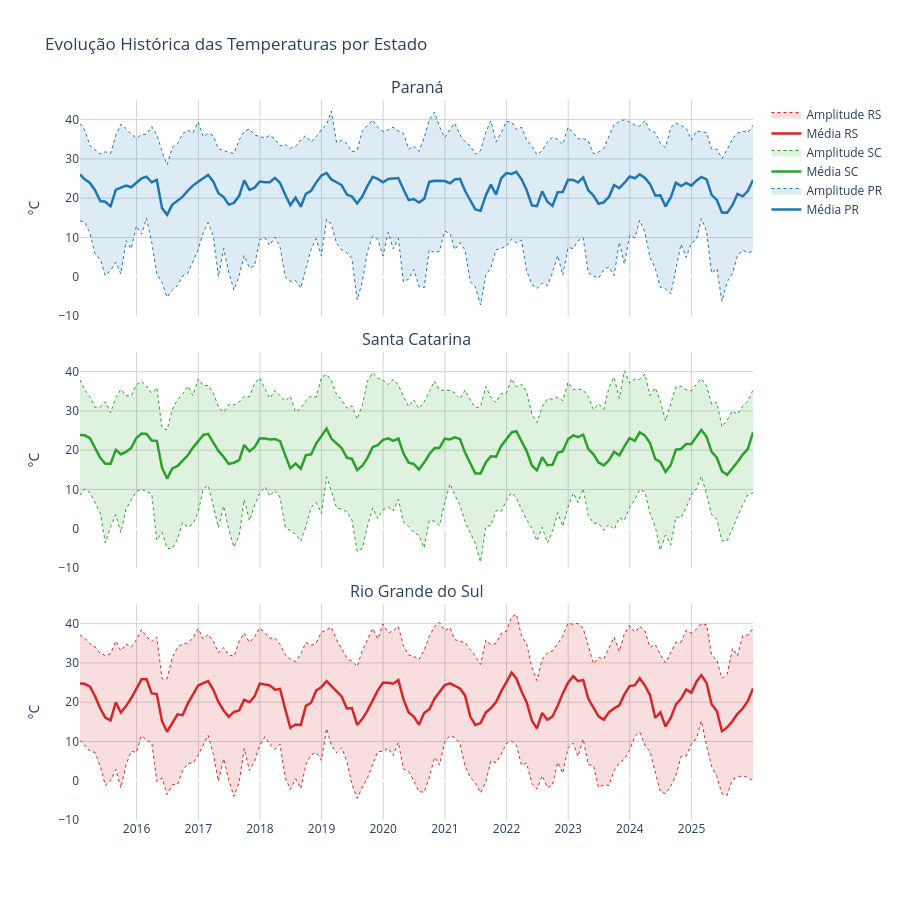

The cell this chart's notebook holds for it:
### Markdown cell above
### Múltiplos pequenos por estado

**Objetivo:** Analisar a distribuição térmica individual de cada estado, destacando amplitude entre mínimas e máximas.

### Code cell
fig = make_subplots(
    rows=3,
    cols=1,
    shared_xaxes=True,
    vertical_spacing=0.05,
    subplot_titles=("Paraná", "Santa Catarina", "Rio Grande do Sul")
)

cores = {
    'PR': {'linha': 'rgb(31,119,180)', 'area': 'rgba(31,119,180,0.15)'},
    'SC': {'linha': 'rgb(44,160,44)', 'area': 'rgba(44,160,44,0.15)'},
    'RS': {'linha': 'rgb(214,39,40)', 'area': 'rgba(214,39,40,0.15)'}
}

estados = ["PR", "SC", "RS"]

for i, estado in enumerate(estados, start=1):

    df_estado = df_mensal[df_mensal["uf"] == estado]

    # média
    fig.add_trace(
        go.Scatter(
            x=df_estado["data"],
            y=df_estado["mean"],
            mode="lines",
            line=dict(color=cores[estado]["linha"], width=2.5),
            name=f"Média {estado}",
            xhoverformat="%b %Y",
            hovertemplate="Média: %{y:.1f}°C<extra></extra>",
            #hovertemplate="<b>%{x|%b %Y}</b><br>Média: %{y:.1f}°C<extra></extra>"
        ),
        row=i, col=1
    )

    # mínima (invisível)
    fig.add_trace(
        go.Scatter(
            x=df_estado["data"],
            y=df_estado["min"],
            mode="lines",
           line=dict(
                color=cores[estado]['linha'],
                width=1,
                dash='dot'      # ou 'dash'
            ),
            showlegend=False,
            xhoverformat="%b %Y",
            hovertemplate="Mín: %{y:.1f}°C<extra></extra>",
            #hovertemplate="<b>%{x|%b %Y}</b><br>Mín: %{y:.1f}°C<extra></extra>"
        ),
        row=i, col=1
    )

    # máxima preenchendo até a mínima
    fig.add_trace(
        go.Scatter(
            x=df_estado["data"],
            y=df_estado["max"],
            mode="lines",
            line=dict(
                color=cores[estado]['linha'],
                width=1,
                dash='dot'
            ),
            fill="tonexty",
            fillcolor=cores[estado]["area"],
            name=f"Amplitude {estado}",
            xhoverformat="%b %Y",
            hovertemplate="Máx: %{y:.1f}°C<extra></extra>",
            #hovertemplate="<b>%{x|%b %Y}</b><br>Máx: %{y:.1f}°C<extra></extra>"
        ),
        row=i, col=1
    )


# Configuração do layout geral e do Hover Sincronizado com Caixas Separadas
fig.update_layout(
    title="Evolução Histórica das Temperaturas por Estado",
    height=900,
    hovermode="x",             # Mantém as caixas flutuantes separadas por gráfico
    plot_bgcolor="white",
    hoverlabel=dict(
        bgcolor="white",
        font_size=12
    )
)



fig.update_xaxes(
    dtick="M12", # Exibe o rótulo de x com intervalos de 1 ano
    tickformat="%Y",
    showgrid=True,
    gridcolor="lightgray",
    showspikes=True,
    spikesnap="cursor",
    spikecolor="gray",
    spikethickness=1,
    spikedash="solid",
    spikemode="across",
    hoverformat="%b %Y"
)

# Atualiza o eixo x para exibir os rótulos de ano apenas no último gráfico
fig.update_xaxes(showticklabels=False, row=1, col=1)
fig.update_xaxes(showticklabels=False, row=2, col=1)
fig.update_xaxes(showticklabels=True, row=3, col=1)



# Configurações de grade dos eixos Y individuais
fig.update_yaxes(
    showgrid=True, 
    gridcolor="lightgray", 
    title="°C", 
    range=[-10, 45]
)

fig.show()

### Figure 1 — Plotly figure (JSON) as saved in the notebook; plotly's stock layout.template omitted (floating-point values rounded to 4 significant figures; data arrays with more than 128 entries replaced by an {"elided": "..."} marker saying what was removed)
{"data": [{"hovertemplate": "Média: %{y:.1f}°C<extra></extra>", "line": {"color": "rgb(31,119,180)", "width": 2.5}, "mode": "lines", "name": "Média PR", "type": "scatter", "x": {"elided": "132 str values"}, "xaxis": "x", "xhoverformat": "%b %Y", "y": {"elided": "132 float values"}, "yaxis": "y"}, {"hovertemplate": "Mín: %{y:.1f}°C<extra></extra>", "line": {"color": "rgb(31,119,180)", "dash": "dot", "width": 1}, "mode": "lines", "showlegend": false, "type": "scatter", "x": {"elided": "132 str values"}, "xaxis": "x", "xhoverformat": "%b %Y", "y": {"elided": "132 float values"}, "yaxis": "y"}, {"fill": "tonexty", "fillcolor": "rgba(31,119,180,0.15)", "hovertemplate": "Máx: %{y:.1f}°C<extra></extra>", "line": {"color": "rgb(31,119,180)", "dash": "dot", "width": 1}, "mode": "lines", "name": "Amplitude PR", "type": "scatter", "x": {"elided": "132 str values"}, "xaxis": "x", "xhoverformat": "%b %Y", "y": {"elided": "132 float values"}, "yaxis": "y"}, {"hovertemplate": "Média: %{y:.1f}°C<extra></extra>", "line": {"color": "rgb(44,160,44)", "width": 2.5}, "mode": "lines", "name": "Média SC", "type": "scatter", "x": {"elided": "132 str values"}, "xaxis": "x2", "xhoverformat": "%b %Y", "y": {"elided": "132 float values"}, "yaxis": "y2"}, {"hovertemplate": "Mín: %{y:.1f}°C<extra></extra>", "line": {"color": "rgb(44,160,44)", "dash": "dot", "width": 1}, "mode": "lines", "showlegend": false, "type": "scatter", "x": {"elided": "132 str values"}, "xaxis": "x2", "xhoverformat": "%b %Y", "y": {"elided": "132 float values"}, "yaxis": "y2"}, {"fill": "tonexty", "fillcolor": "rgba(44,160,44,0.15)", "hovertemplate": "Máx: %{y:.1f}°C<extra></extra>", "line": {"color": "rgb(44,160,44)", "dash": "dot", "width": 1}, "mode": "lines", "name": "Amplitude SC", "type": "scatter", "x": {"elided": "132 str values"}, "xaxis": "x2", "xhoverformat": "%b %Y", "y": {"elided": "132 float values"}, "yaxis": "y2"}, {"hovertemplate": "Média: %{y:.1f}°C<extra></extra>", "line": {"color": "rgb(214,39,40)", "width": 2.5}, "mode": "lines", "name": "Média RS", "type": "scatter", "x": {"elided": "132 str values"}, "xaxis": "x3", "xhoverformat": "%b %Y", "y": {"elided": "132 float values"}, "yaxis": "y3"}, {"hovertemplate": "Mín: %{y:.1f}°C<extra></extra>", "line": {"color": "rgb(214,39,40)", "dash": "dot", "width": 1}, "mode": "lines", "showlegend": false, "type": "scatter", "x": {"elided": "132 str values"}, "xaxis": "x3", "xhoverformat": "%b %Y", "y": {"elided": "132 float values"}, "yaxis": "y3"}, {"fill": "tonexty", "fillcolor": "rgba(214,39,40,0.15)", "hovertemplate": "Máx: %{y:.1f}°C<extra></extra>", "line": {"color": "rgb(214,39,40)", "dash": "dot", "width": 1}, "mode": "lines", "name": "Amplitude RS", "type": "scatter", "x": {"elided": "132 str values"}, "xaxis": "x3", "xhoverformat": "%b %Y", "y": {"elided": "132 float values"}, "yaxis": "y3"}], "layout": {"annotations": [{"font": {"size": 16}, "showarrow": false, "text": "Paraná", "x": 0.5, "xanchor": "center", "xref": "paper", "y": 1, "yanchor": "bottom", "yref": "paper"}, {"font": {"size": 16}, "showarrow": false, "text": "Santa Catarina", "x": 0.5, "xanchor": "center", "xref": "paper", "y": 0.65, "yanchor": "bottom", "yref": "paper"}, {"font": {"size": 16}, "showarrow": false, "text": "Rio Grande do Sul", "x": 0.5, "xanchor": "center", "xref": "paper", "y": 0.3, "yanchor": "bottom", "yref": "paper"}], "height": 900, "hoverlabel": {"bgcolor": "white", "font": {"size": 12}}, "hovermode": "x", "plot_bgcolor": "white", "title": {"text": "Evolução Histórica das Temperaturas por Estado"}, "xaxis": {"anchor": "y", "domain": [0, 1], "dtick": "M12", "gridcolor": "lightgray", "hoverformat": "%b %Y", "matches": "x3", "showgrid": true, "showspikes": true, "showticklabels": false, "spikecolor": "gray", "spikedash": "solid", "spikemode": "across", "spikesnap": "cursor", "spikethickness": 1, "tickformat": "%Y"}, "xaxis2": {"anchor": "y2", "domain": [0, 1], "dtick": "M12", "gridcolor": "lightgray", "hoverformat": "%b %Y", "matches": "x3", "showgrid": true, "showspikes": true, "showticklabels": false, "spikecolor": "gray", "spikedash": "solid", "spikemode": "across", "spikesnap": "cursor", "spikethickness": 1, "tickformat": "%Y"}, "xaxis3": {"anchor": "y3", "domain": [0, 1], "dtick": "M12", "gridcolor": "lightgray", "hoverformat": "%b %Y", "showgrid": true, "showspikes": true, "showticklabels": true, "spikecolor": "gray", "spikedash": "solid", "spikemode": "across", "spikesnap": "cursor", "spikethickness": 1, "tickformat": "%Y"}, "yaxis": {"anchor": "x", "domain": [0.7, 1], "gridcolor": "lightgray", "range": [-10, 45], "showgrid": true, "title": {"text": "°C"}}, "yaxis2": {"anchor": "x2", "domain": [0.35, 0.65], "gridcolor": "lightgray", "range": [-10, 45], "showgrid": true, "title": {"text": "°C"}}, "yaxis3": {"anchor": "x3", "domain": [0, 0.3], "gridcolor": "lightgray", "range": [-10, 45], "showgrid": true, "title": {"text": "°C"}}}}
